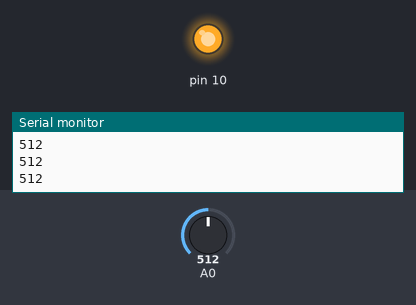
Recording of a sketch running on a simulated Arduino Uno, built with avr-gcc and run on an emulated ATmega328P. Parts: output pins drawn as LEDs (lit = HIGH), the last lines printed to the serial monitor. The inputs (shaded band) are chosen by the test bench; at power-on: A0 = 512.

Above: at 1.2 s.
1.3 s: A0 set to 122
At 2.2 s:
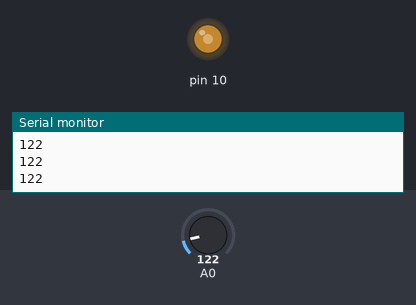
2.8 s: A0 set to 0
At 3.4 s:
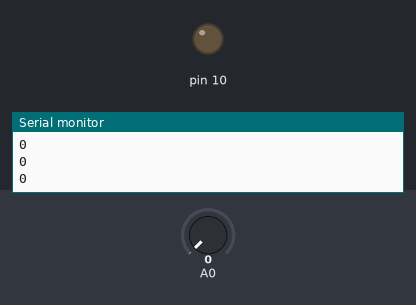
4.3 s: A0 set to 306
At 5.7 s:
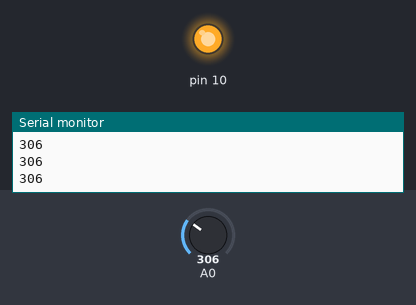
Timing chart, 0 to 7.3 s (numbered marks = the images above; inputs shaded):
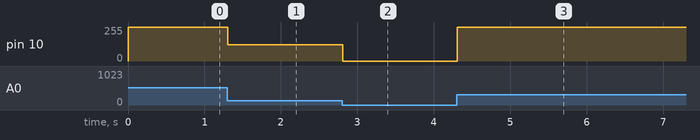

The sketch:

photoresistor.ino
```cpp
void setup() {
  // put your setup code here, to run once:
  Serial.begin(9600);
}

void loop() {
  // put your main code here, to run repeatedly:

  // read value from A0
  int sensorValue = analogRead(A0);
  Serial.println(sensorValue);

  // Write to 10 analog output
  analogWrite(10, sensorValue);
}
```

Measured:
- after the input at 1.3 s, pin 10: 255/255 → 122/255 at once
- after the input at 2.8 s, pin 10: 122/255 → 0/255 at once
- after the input at 4.3 s, pin 10: 0/255 → 255/255 at once
